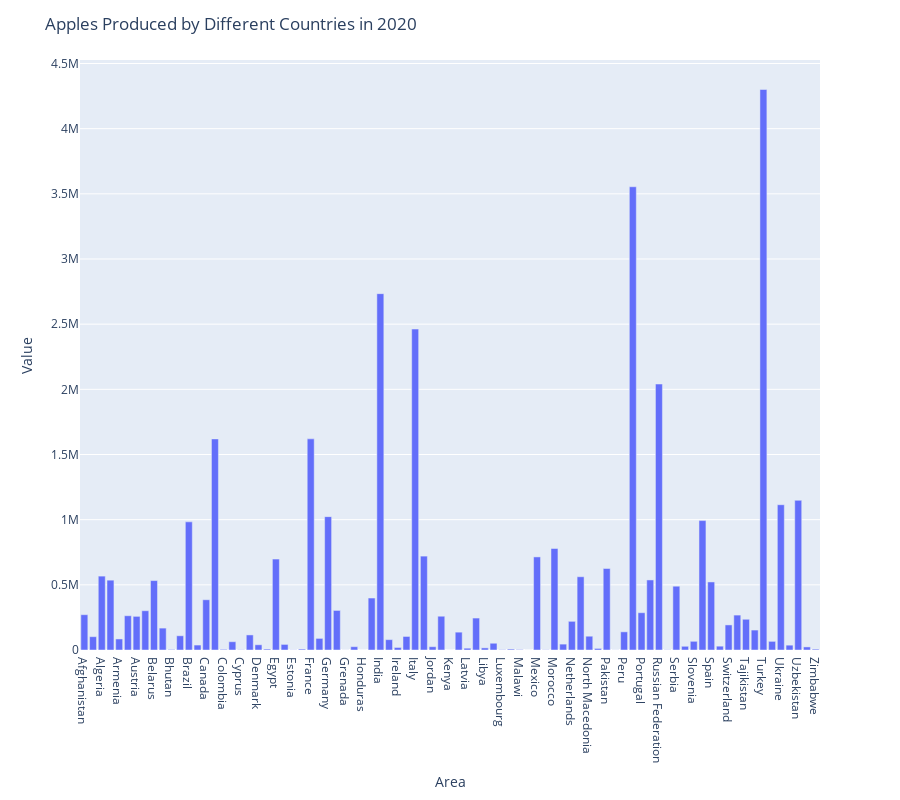

The code cell stored with this chart in its notebook:
### Markdown cell above
## Size

### Code cell
df_2020 = df[df['Year']==2020]
df_2020 = df_2020[df_2020['Area']!='China']

fig = px.bar(df_2020, x='Area', y='Value')
fig.update_layout(
    height=800,
    title_text='Apples Produced by Different Countries in 2020',
)
fig.show()

### Figure 1 — Plotly figure (JSON) as saved in the notebook; plotly's stock layout.template omitted (floating-point values rounded to 4 significant figures)
{"data": [{"alignmentgroup": "True", "hovertemplate": "Area=%{x}<br>Value=%{y}<extra></extra>", "legendgroup": "", "marker": {"color": "#636efa", "pattern": {"shape": ""}}, "name": "", "offsetgroup": "", "orientation": "v", "showlegend": false, "textposition": "auto", "type": "bar", "x": ["Afghanistan", "Albania", "Algeria", "Argentina", "Armenia", "Australia", "Austria", "Azerbaijan", "Belarus", "Belgium", "Bhutan", "Bosnia and Herzegovina", "Brazil", "Bulgaria", "Canada", "Chile", "Colombia", "Croatia", "Cyprus", "Czechia", "Denmark", "Ecuador", "Egypt", "El Salvador", "Estonia", "Finland", "France", "Georgia", "Germany", "Greece", "Grenada", "Guatemala", "Honduras", "Hungary", "India", "Iraq", "Ireland", "Israel", "Italy", "Japan", "Jordan", "Kazakhstan", "Kenya", "Kyrgyzstan", "Latvia", "Lebanon", "Libya", "Lithuania", "Luxembourg", "Madagascar", "Malawi", "Malta", "Mexico", "Montenegro", "Morocco", "Nepal", "Netherlands", "New Zealand", "North Macedonia", "Norway", "Pakistan", "Paraguay", "Peru", "Poland", "Portugal", "Romania", "Russian Federation", "Saint Vincent and the Grenadines", "Serbia", "Slovakia", "Slovenia", "South Africa", "Spain", "Sweden", "Switzerland", "Syrian Arab Republic", "Tajikistan", "Tunisia", "Turkey", "Turkmenistan", "Ukraine", "Uruguay", "Uzbekistan", "Yemen", "Zimbabwe"], "xaxis": "x", "y": [270857, 102167, 566824, 535797, 84676, 262966, 258220, 301411, 532655, 168030, 4056, 109071, 983247, 37870, 385452, 1619575, 4884, 63610, 1780, 115590, 40020, 7262, 697936, 42918, 1260, 7170, 1619880, 89000, 1023320, 303580, 457, 25497, 187, 398710, 2734000, 79413, 19470, 104000, 2462440, 720405, 25310, 259128, 106, 136920, 13900, 245152, 16264, 51880, 2320, 7115, 3132, 10, 714203, 1714, 778866, 45205, 220000, 562058, 105794, 12050, 625372, 663, 139392, 3554300, 286080, 537470, 2040700, 1500, 489426, 28430, 66670, 992975, 522100, 29360, 192443, 267823, 235795, 153000, 4300486, 66257, 1114570, 37039, 1148455, 23650, 6724], "yaxis": "y"}], "layout": {"barmode": "relative", "height": 800, "legend": {"tracegroupgap": 0}, "margin": {"t": 60}, "title": {"text": "Apples Produced by Different Countries in 2020"}, "xaxis": {"anchor": "y", "domain": [0, 1], "title": {"text": "Area"}}, "yaxis": {"anchor": "x", "domain": [0, 1], "title": {"text": "Value"}}}}
